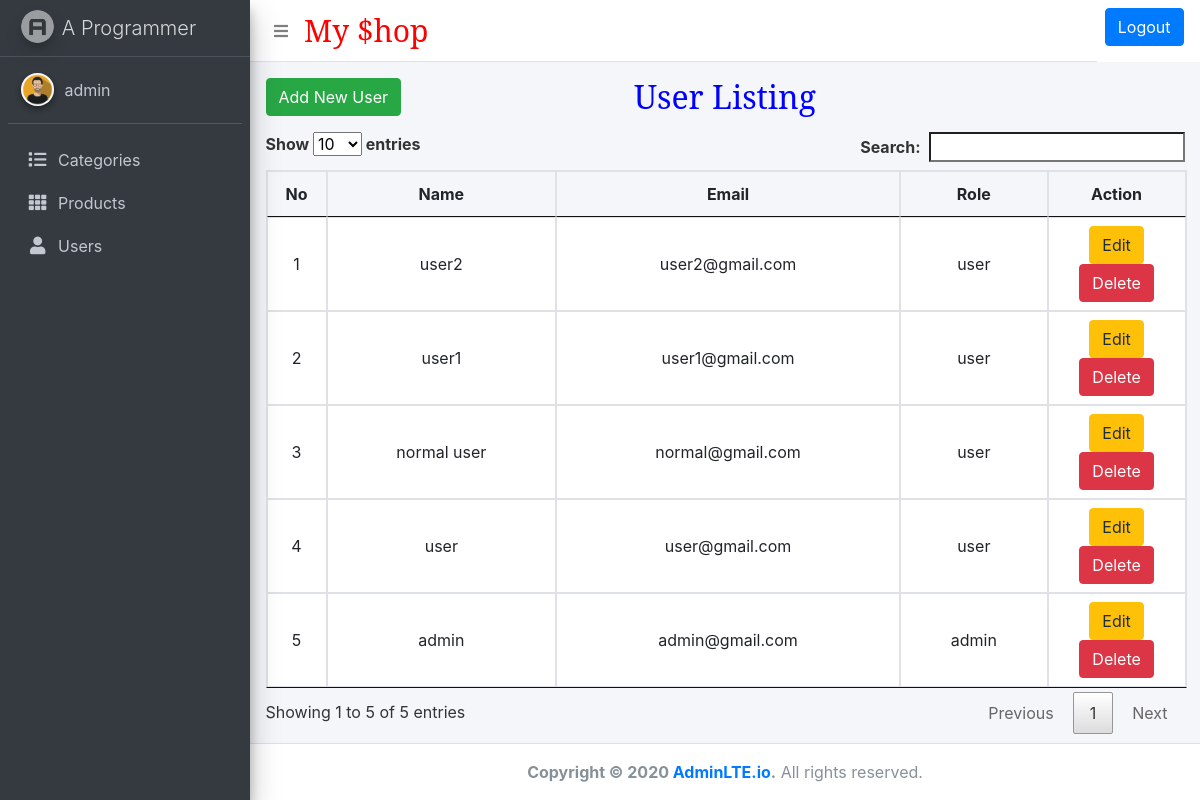
/admin/user_list.php (signed in), run on the app's committed database.
### tables this page shows
CREATE TABLE `users` (
  `id` int(11) NOT NULL,
  `name` varchar(255) NOT NULL,
  `email` varchar(255) NOT NULL,
  `password` varchar(255) NOT NULL,
  `address` text DEFAULT NULL,
  `phone` varchar(100) DEFAULT NULL,
  `role` tinyint(1) NOT NULL,
  `created_at` datetime NOT NULL,
  `updated_at` datetime NOT NULL DEFAULT current_timestamp()
);

### config/common.php (called while the page is built, shortened)
<?php
    function xss_Clean($string)
	{
		return  htmlentities(htmlspecialchars(stripslashes(trim($string))));
	}
?>

### admin/user_list.php (the view, shortened to what this page needs)
<?php
  require("../config/config.php");
  require("../config/common.php");
?>
  <?php include('header.php'); ?>
  <div class="content-wrapper ">
    <div class="content">
      <div class="container-fluid">
        <div class="row ">
          <div class="col-4 mt-3 mb-3">
              <a type="button" class="btn btn-success" href="user_add.php"> Add New User </a>
          </div>
          <div class="col-4 text-center mt-3">
              <h2 style="font-family: 'Noto Serif', serif; color:blue"> User Listing </h2>
          </div>
        </div>
        <?php
         $sql = $pdo->prepare("SELECT * FROM users ORDER BY id DESC");
         $sql->execute();
         $result = $sql->fetchAll();
        ?>
        <div class="row">
          <div class="col">
            <table class="tbdata table-bordered">
              <thead class="text-center">
               <tr>
                 <th>No</th>
                 <th>Name</th>
                 <th>Email</th>
                 <th>Role</th>
                 <th>Action</th>
               </tr>
            </thead>
            <tbody class="text-center">
              <?php
                if($result)
                { $i = 1;
                  foreach ($result as  $value)
                  {  ?>
                    <tr>
                      <td style="width:5%"> <?php echo $i ?></td>
                      <td> <?php echo xss_Clean( $value['name']) ?> </td>
                      <td> <?php echo xss_Clean($value['email']) ?> </td>
                      <td> <?php echo $value['role'] == 1 ? 'admin' :'user'; ?> </td>
                      <td style="width:15%">
                        <a href="user_edit.php?id=<?php echo $value['id'] ?>" class="btn btn-warning">Edit</a>
                        <a href="user_delete.php?id=<?php echo $value['id'] ?>"
                           onclick = "return confirm(' As you sure want to delete')";
                           class="btn btn-danger">Delete</a>
                      </td>
                    </tr>
              <?php  $i++;
                  }
                }
              ?>
            </tbody>
          </table>
        </div>
      </div>
      </div>
    </div>
  </div>
  <?php include('footer.php'); ?>

### admin/header.php (shortened to what this page needs)
<!DOCTYPE html>
<html lang="en">
<head>
  <link rel="stylesheet" href="plugins/fontawesome-free/css/all.min.css">
  <link rel="stylesheet" href="dist/css/adminlte.min.css">
  <link rel="stylesheet" href="plugins/bootstrap/datatable.css">
</head>
<body class="hold-transition sidebar-mini">
<div class="wrapper">
    <div class="row">
      <div class="col">
        <nav class="main-header navbar navbar-expand navbar-white navbar-light">
          <ul class="navbar-nav">
            <li class="nav-item">
              <a class="nav-link" data-widget="pushmenu" href="#" role="button">
              <i class="fa fa-bars" > </i> </a>
            </li>
          </ul>
        <marquee  direction="left " scrollamount="8">
            <span style="font-family: 'Noto Serif', serif; font-size:30px; color:red">  My $hop  </span>
        </marquee>
        </nav>
      </div>
     <div class="float-right mr-4">
       <a href="logout.php" class="btn btn-primary mt-2">Logout</a>
     </div>
   </div>
  <aside class="main-sidebar sidebar-dark-primary elevation-4">
    <a href="#" class="brand-link">
      <img src="dist/img/AdminLTELogo.png" alt="Logo" class="brand-image img-circle elevation-3"
           style="opacity: .5">
      <span class="brand-text font-weight-light">A Programmer</span>
    </a>
    <div class="sidebar">
      <div class="user-panel mt-3 pb-3 mb-3 d-flex">
        <div class="image">
          <img src="dist/img/Dev.jpg" class="img-circle elevation-2" alt="User Image">
        </div>
        <div class="info">
          <a href="#" class="d-block"> <?php echo $_SESSION['user_name']; ?> </a>
        </div>
      </div>
      <nav class="mt-2">
        <ul class="nav nav-pills nav-sidebar flex-column" data-widget="treeview" role="menu" data-accordion="false">
          <li class="nav-item">
            <a href="category.php" class="nav-link">
                <i class="nav-icon fas fa-list"></i>
                <p>
                  Categories
                </p>
              </a>
           </li>
          <li class = "nav-item">
              <a href="product.php" class="nav-link">
                <i class="nav-icon fas fa-th"></i>
                <p>
                  Products
                </p>
              </a>
          <li>
          <li class = "nav-item">
              <a href="user_list.php" class="nav-link">
              <i class="nav-icon fas fa-user"></i>
              <p>
                Users
              </p>
            </a>
          </li>
        </ul>
      </nav>
    </div>
  </aside>

### admin/footer.php (shortened to what this page needs)
<footer class="main-footer">
  <div class="col text-center">
    <strong>Copyright &copy; 2020 <a href="#">AdminLTE.io</a>.</strong> All rights reserved.
  </div>
</footer>
</div>
</body>
</html>

### data on the page
users: name "user2", email "user2@gmail.com", role "user"
users: name "user1", email "user1@gmail.com", role "user"
users: name "normal user", email "normal@gmail.com", role "user"
users: name "user", email "user@gmail.com", role "user"
users: name "admin", email "admin@gmail.com", role "admin"

### other printed values
$_SESSION['user_name'] "admin"
